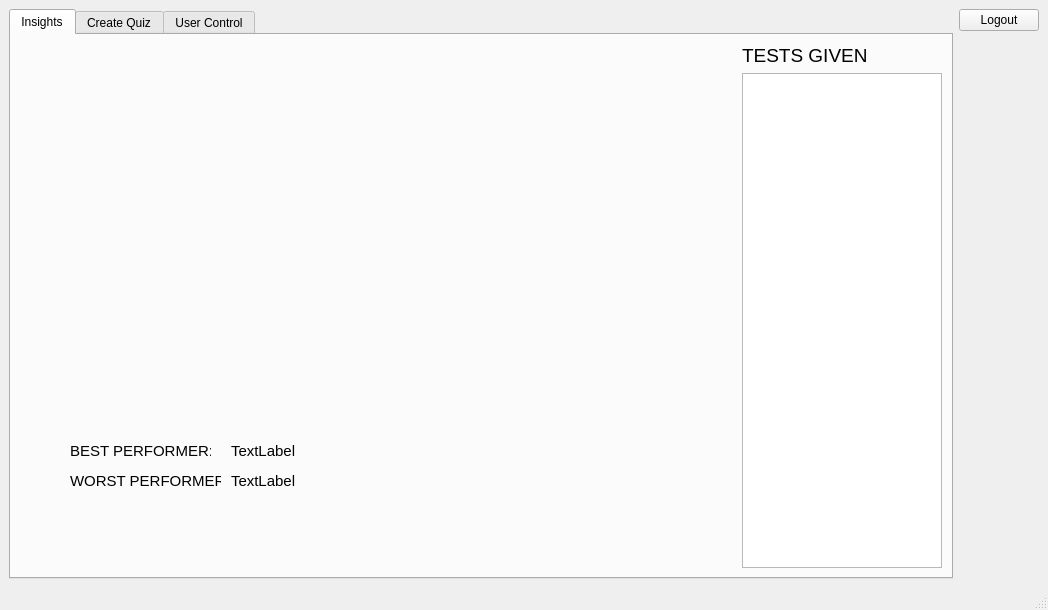
<?xml version="1.0" encoding="UTF-8"?>
<ui version="4.0">
 <class>MainWindow</class>
 <widget class="QMainWindow" name="MainWindow">
  <property name="geometry">
   <rect>
    <x>0</x>
    <y>0</y>
    <width>1048</width>
    <height>610</height>
   </rect>
  </property>
  <property name="windowTitle">
   <string>MainWindow</string>
  </property>
  <widget class="QWidget" name="centralwidget">
   <layout class="QGridLayout" name="gridLayout">
    <item row="0" column="0">
     <widget class="QTabWidget" name="tabWidget">
      <property name="sizePolicy">
       <sizepolicy hsizetype="Expanding" vsizetype="Expanding">
        <horstretch>0</horstretch>
        <verstretch>0</verstretch>
       </sizepolicy>
      </property>
      <property name="minimumSize">
       <size>
        <width>791</width>
        <height>551</height>
       </size>
      </property>
      <property name="currentIndex">
       <number>0</number>
      </property>
      <widget class="QWidget" name="tab">
       <attribute name="title">
        <string>Insights</string>
       </attribute>
       <layout class="QGridLayout" name="gridLayout_2">
        <item row="1" column="0">
         <widget class="QWidget" name="widget" native="true">
          <widget class="QLabel" name="label_11">
           <property name="geometry">
            <rect>
             <x>50</x>
             <y>370</y>
             <width>141</width>
             <height>16</height>
            </rect>
           </property>
           <property name="font">
            <font>
             <pointsize>11</pointsize>
            </font>
           </property>
           <property name="text">
            <string>BEST PERFORMER: </string>
           </property>
          </widget>
          <widget class="QLabel" name="label_12">
           <property name="geometry">
            <rect>
             <x>50</x>
             <y>400</y>
             <width>151</width>
             <height>16</height>
            </rect>
           </property>
           <property name="font">
            <font>
             <pointsize>11</pointsize>
            </font>
           </property>
           <property name="text">
            <string>WORST PERFORMER: </string>
           </property>
          </widget>
          <widget class="QLabel" name="label_13">
           <property name="geometry">
            <rect>
             <x>211</x>
             <y>370</y>
             <width>141</width>
             <height>16</height>
            </rect>
           </property>
           <property name="font">
            <font>
             <pointsize>11</pointsize>
            </font>
           </property>
           <property name="text">
            <string>TextLabel</string>
           </property>
          </widget>
          <widget class="QLabel" name="label_14">
           <property name="geometry">
            <rect>
             <x>211</x>
             <y>400</y>
             <width>141</width>
             <height>16</height>
            </rect>
           </property>
           <property name="font">
            <font>
             <pointsize>11</pointsize>
            </font>
           </property>
           <property name="text">
            <string>TextLabel</string>
           </property>
          </widget>
          <widget class="QWidget" name="widget_2" native="true">
           <property name="geometry">
            <rect>
             <x>30</x>
             <y>30</y>
             <width>641</width>
             <height>311</height>
            </rect>
           </property>
          </widget>
         </widget>
        </item>
        <item row="1" column="1">
         <widget class="QListWidget" name="listWidget">
          <property name="maximumSize">
           <size>
            <width>200</width>
            <height>16777215</height>
           </size>
          </property>
         </widget>
        </item>
        <item row="0" column="1">
         <widget class="QLabel" name="label_5">
          <property name="font">
           <font>
            <pointsize>14</pointsize>
            <weight>50</weight>
            <bold>false</bold>
           </font>
          </property>
          <property name="text">
           <string>TESTS GIVEN</string>
          </property>
         </widget>
        </item>
       </layout>
      </widget>
      <widget class="QWidget" name="tab_2">
       <attribute name="title">
        <string>Create Quiz</string>
       </attribute>
       <layout class="QVBoxLayout" name="verticalLayout_2">
        <item>
         <widget class="QFrame" name="frame_4">
          <property name="maximumSize">
           <size>
            <width>16777215</width>
            <height>62</height>
           </size>
          </property>
          <property name="frameShape">
           <enum>QFrame::StyledPanel</enum>
          </property>
          <property name="frameShadow">
           <enum>QFrame::Raised</enum>
          </property>
          <layout class="QHBoxLayout" name="horizontalLayout_4">
           <item>
            <widget class="QLabel" name="label_6">
             <property name="maximumSize">
              <size>
               <width>119</width>
               <height>23</height>
              </size>
             </property>
             <property name="font">
              <font>
               <pointsize>14</pointsize>
              </font>
             </property>
             <property name="text">
              <string>Subject:</string>
             </property>
            </widget>
           </item>
           <item>
            <widget class="QComboBox" name="sub">
             <property name="minimumSize">
              <size>
               <width>300</width>
               <height>0</height>
              </size>
             </property>
             <item>
              <property name="text">
               <string>English</string>
              </property>
             </item>
             <item>
              <property name="text">
               <string>Mathematics</string>
              </property>
             </item>
             <item>
              <property name="text">
               <string>Chemistry</string>
              </property>
             </item>
             <item>
              <property name="text">
               <string>Geography</string>
              </property>
             </item>
            </widget>
           </item>
           <item>
            <spacer name="horizontalSpacer_3">
             <property name="orientation">
              <enum>Qt::Horizontal</enum>
             </property>
             <property name="sizeHint" stdset="0">
              <size>
               <width>40</width>
               <height>20</height>
              </size>
             </property>
            </spacer>
           </item>
          </layout>
         </widget>
        </item>
        <item>
         <widget class="QFrame" name="frame">
          <property name="frameShape">
           <enum>QFrame::StyledPanel</enum>
          </property>
          <property name="frameShadow">
           <enum>QFrame::Raised</enum>
          </property>
          <layout class="QHBoxLayout" name="horizontalLayout">
           <item>
            <widget class="QLabel" name="label_10">
             <property name="maximumSize">
              <size>
               <width>119</width>
               <height>23</height>
              </size>
             </property>
             <property name="font">
              <font>
               <pointsize>14</pointsize>
              </font>
             </property>
             <property name="text">
              <string>Test name:</string>
             </property>
            </widget>
           </item>
           <item>
            <widget class="QLineEdit" name="tboy"/>
           </item>
           <item>
            <spacer name="horizontalSpacer">
             <property name="orientation">
              <enum>Qt::Horizontal</enum>
             </property>
             <property name="sizeHint" stdset="0">
              <size>
               <width>40</width>
               <height>20</height>
              </size>
             </property>
            </spacer>
           </item>
          </layout>
         </widget>
        </item>
        <item>
         <widget class="QFrame" name="frame_5">
          <property name="frameShape">
           <enum>QFrame::StyledPanel</enum>
          </property>
          <property name="frameShadow">
           <enum>QFrame::Raised</enum>
          </property>
          <layout class="QHBoxLayout" name="horizontalLayout_5">
           <item>
            <widget class="QLabel" name="label_7">
             <property name="maximumSize">
              <size>
               <width>184</width>
               <height>23</height>
              </size>
             </property>
             <property name="font">
              <font>
               <pointsize>14</pointsize>
              </font>
             </property>
             <property name="text">
              <string>Number of Questions:</string>
             </property>
            </widget>
           </item>
           <item>
            <widget class="QSpinBox" name="ques">
             <property name="font">
              <font>
               <pointsize>14</pointsize>
              </font>
             </property>
             <property name="minimum">
              <number>1</number>
             </property>
             <property name="maximum">
              <number>60</number>
             </property>
            </widget>
           </item>
           <item>
            <spacer name="horizontalSpacer_5">
             <property name="orientation">
              <enum>Qt::Horizontal</enum>
             </property>
             <property name="sizeHint" stdset="0">
              <size>
               <width>40</width>
               <height>20</height>
              </size>
             </property>
            </spacer>
           </item>
          </layout>
         </widget>
        </item>
        <item>
         <widget class="QFrame" name="frame_2">
          <property name="maximumSize">
           <size>
            <width>291</width>
            <height>49</height>
           </size>
          </property>
          <property name="frameShape">
           <enum>QFrame::StyledPanel</enum>
          </property>
          <property name="frameShadow">
           <enum>QFrame::Raised</enum>
          </property>
          <layout class="QHBoxLayout" name="horizontalLayout_2">
           <item>
            <widget class="QLabel" name="label_4">
             <property name="font">
              <font>
               <pointsize>14</pointsize>
              </font>
             </property>
             <property name="text">
              <string>Time Limit:</string>
             </property>
            </widget>
           </item>
           <item>
            <spacer name="horizontalSpacer_2">
             <property name="orientation">
              <enum>Qt::Horizontal</enum>
             </property>
             <property name="sizeHint" stdset="0">
              <size>
               <width>40</width>
               <height>20</height>
              </size>
             </property>
            </spacer>
           </item>
           <item>
            <widget class="QTimeEdit" name="tamt">
             <property name="font">
              <font>
               <pointsize>14</pointsize>
              </font>
             </property>
             <property name="minimumTime">
              <time>
               <hour>0</hour>
               <minute>0</minute>
               <second>1</second>
              </time>
             </property>
             <property name="currentSection">
              <enum>QDateTimeEdit::HourSection</enum>
             </property>
             <property name="displayFormat">
              <string>hh:mm:ss</string>
             </property>
            </widget>
           </item>
          </layout>
         </widget>
        </item>
        <item>
         <widget class="QCheckBox" name="shuffq">
          <property name="font">
           <font>
            <pointsize>14</pointsize>
           </font>
          </property>
          <property name="text">
           <string>Shuffle Questions</string>
          </property>
         </widget>
        </item>
        <item>
         <widget class="QCheckBox" name="shuffa">
          <property name="font">
           <font>
            <pointsize>14</pointsize>
           </font>
          </property>
          <property name="text">
           <string>Shuffle Answers</string>
          </property>
         </widget>
        </item>
        <item alignment="Qt::AlignRight">
         <widget class="QPushButton" name="startbtn">
          <property name="text">
           <string>GO</string>
          </property>
         </widget>
        </item>
       </layout>
      </widget>
      <widget class="QWidget" name="tab_3">
       <attribute name="title">
        <string>User Control</string>
       </attribute>
       <widget class="QComboBox" name="tab_combo">
        <property name="geometry">
         <rect>
          <x>410</x>
          <y>10</y>
          <width>69</width>
          <height>22</height>
         </rect>
        </property>
        <item>
         <property name="text">
          <string>Admins</string>
         </property>
        </item>
        <item>
         <property name="text">
          <string>Students</string>
         </property>
        </item>
       </widget>
       <widget class="QLabel" name="label_8">
        <property name="geometry">
         <rect>
          <x>250</x>
          <y>70</y>
          <width>81</width>
          <height>21</height>
         </rect>
        </property>
        <property name="text">
         <string>Email</string>
        </property>
       </widget>
       <widget class="QLineEdit" name="email_ent">
        <property name="geometry">
         <rect>
          <x>380</x>
          <y>70</y>
          <width>221</width>
          <height>25</height>
         </rect>
        </property>
       </widget>
       <widget class="QLineEdit" name="first_name">
        <property name="geometry">
         <rect>
          <x>380</x>
          <y>120</y>
          <width>221</width>
          <height>25</height>
         </rect>
        </property>
       </widget>
       <widget class="QLabel" name="label">
        <property name="geometry">
         <rect>
          <x>250</x>
          <y>120</y>
          <width>81</width>
          <height>21</height>
         </rect>
        </property>
        <property name="text">
         <string>First Name</string>
        </property>
       </widget>
       <widget class="QPushButton" name="edit_btn">
        <property name="geometry">
         <rect>
          <x>770</x>
          <y>310</y>
          <width>101</width>
          <height>31</height>
         </rect>
        </property>
        <property name="cursor">
         <cursorShape>PointingHandCursor</cursorShape>
        </property>
        <property name="styleSheet">
         <string notr="true">border-color: rgb(255, 255, 255);
border-style:outset;
border-width:2px;
border-radius:10px;
background-color: rgb(28, 113, 216);
color: white;
font: bold 14px;
padding:6px;
min-width:10px</string>
        </property>
        <property name="text">
         <string>Edit</string>
        </property>
       </widget>
       <widget class="QTableWidget" name="table_wid">
        <property name="geometry">
         <rect>
          <x>180</x>
          <y>220</y>
          <width>571</width>
          <height>271</height>
         </rect>
        </property>
        <property name="lineWidth">
         <number>1</number>
        </property>
        <property name="editTriggers">
         <set>QAbstractItemView::NoEditTriggers</set>
        </property>
        <property name="sortingEnabled">
         <bool>true</bool>
        </property>
        <attribute name="horizontalHeaderCascadingSectionResizes">
         <bool>false</bool>
        </attribute>
        <attribute name="horizontalHeaderDefaultSectionSize">
         <number>110</number>
        </attribute>
        <row>
         <property name="text">
          <string>1</string>
         </property>
        </row>
        <row>
         <property name="text">
          <string>2</string>
         </property>
        </row>
        <row>
         <property name="text">
          <string>3</string>
         </property>
        </row>
        <row>
         <property name="text">
          <string>4</string>
         </property>
        </row>
        <row>
         <property name="text">
          <string>5</string>
         </property>
        </row>
        <row>
         <property name="text">
          <string>6</string>
         </property>
        </row>
        <row>
         <property name="text">
          <string>7</string>
         </property>
        </row>
        <row>
         <property name="text">
          <string>8</string>
         </property>
        </row>
        <row>
         <property name="text">
          <string>9</string>
         </property>
        </row>
        <row>
         <property name="text">
          <string>10</string>
         </property>
        </row>
        <column>
         <property name="text">
          <string>Email</string>
         </property>
        </column>
        <column>
         <property name="text">
          <string>First Name</string>
         </property>
        </column>
        <column>
         <property name="text">
          <string>Last Name</string>
         </property>
        </column>
       </widget>
       <widget class="QPushButton" name="search_btn">
        <property name="geometry">
         <rect>
          <x>820</x>
          <y>120</y>
          <width>31</width>
          <height>21</height>
         </rect>
        </property>
        <property name="cursor">
         <cursorShape>PointingHandCursor</cursorShape>
        </property>
        <property name="styleSheet">
         <string notr="true">background-color: white;
color: rgb(255, 255, 255);</string>
        </property>
        <property name="text">
         <string/>
        </property>
        <property name="icon">
         <iconset>
          <normaloff>../../../Desktop/StudentManagementSystem/search_icon.jpeg</normaloff>../../../Desktop/StudentManagementSystem/search_icon.jpeg</iconset>
        </property>
       </widget>
       <widget class="QComboBox" name="search_combo">
        <property name="geometry">
         <rect>
          <x>700</x>
          <y>120</y>
          <width>101</width>
          <height>21</height>
         </rect>
        </property>
        <property name="cursor">
         <cursorShape>PointingHandCursor</cursorShape>
        </property>
        <property name="styleSheet">
         <string notr="true">QComboBox::item:selected {
background-color: rgb(153, 193, 241);
}
</string>
        </property>
        <item>
         <property name="text">
          <string>First Name</string>
         </property>
        </item>
        <item>
         <property name="text">
          <string>Last Name</string>
         </property>
        </item>
        <item>
         <property name="text">
          <string>Email</string>
         </property>
        </item>
       </widget>
       <widget class="QPushButton" name="reg_admin">
        <property name="geometry">
         <rect>
          <x>770</x>
          <y>360</y>
          <width>101</width>
          <height>31</height>
         </rect>
        </property>
        <property name="cursor">
         <cursorShape>PointingHandCursor</cursorShape>
        </property>
        <property name="styleSheet">
         <string notr="true">border-color: rgb(255, 255, 255);
border-style:outset;
border-width:2px;
border-radius:10px;
background-color: rgb(28, 113, 216);
color: white;
font: bold 14px;
padding:6px;
min-width:10px</string>
        </property>
        <property name="text">
         <string>+person</string>
        </property>
       </widget>
       <widget class="QLineEdit" name="last_name">
        <property name="geometry">
         <rect>
          <x>380</x>
          <y>160</y>
          <width>221</width>
          <height>25</height>
         </rect>
        </property>
       </widget>
       <widget class="QLabel" name="label_2">
        <property name="geometry">
         <rect>
          <x>250</x>
          <y>160</y>
          <width>81</width>
          <height>21</height>
         </rect>
        </property>
        <property name="text">
         <string>Last Name</string>
        </property>
       </widget>
       <widget class="QPushButton" name="delete_btn">
        <property name="geometry">
         <rect>
          <x>770</x>
          <y>260</y>
          <width>101</width>
          <height>31</height>
         </rect>
        </property>
        <property name="cursor">
         <cursorShape>PointingHandCursor</cursorShape>
        </property>
        <property name="styleSheet">
         <string notr="true">border-color: rgb(255, 255, 255);
border-style:outset;
border-width:2px;
border-radius:10px;
background-color: rgb(28, 113, 216);
color: white;
font: bold 14px;
padding:6px;
min-width:10px</string>
        </property>
        <property name="text">
         <string>Delete</string>
        </property>
        <property name="icon">
         <iconset>
          <normaloff>../../../../Desktop/StudentManagementSystem/113891770-trash-bin-basket-icon-symbol-delete-vector-illustration-isolated-on-white-eps-10.jpg</normaloff>../../../../Desktop/StudentManagementSystem/113891770-trash-bin-basket-icon-symbol-delete-vector-illustration-isolated-on-white-eps-10.jpg</iconset>
        </property>
       </widget>
       <widget class="QPushButton" name="printall_btn">
        <property name="geometry">
         <rect>
          <x>500</x>
          <y>10</y>
          <width>75</width>
          <height>23</height>
         </rect>
        </property>
        <property name="text">
         <string>Print all</string>
        </property>
       </widget>
       <widget class="QLabel" name="label_3">
        <property name="geometry">
         <rect>
          <x>300</x>
          <y>10</y>
          <width>91</width>
          <height>20</height>
         </rect>
        </property>
        <property name="text">
         <string>CURRENT TABLE:</string>
        </property>
       </widget>
       <widget class="QLabel" name="label_9">
        <property name="geometry">
         <rect>
          <x>630</x>
          <y>120</y>
          <width>61</width>
          <height>20</height>
         </rect>
        </property>
        <property name="text">
         <string>SEARCH BY:</string>
        </property>
       </widget>
      </widget>
     </widget>
    </item>
    <item row="0" column="1" alignment="Qt::AlignTop">
     <widget class="QPushButton" name="logout_btn">
      <property name="text">
       <string>Logout</string>
      </property>
     </widget>
    </item>
   </layout>
  </widget>
  <widget class="QMenuBar" name="menubar">
   <property name="geometry">
    <rect>
     <x>0</x>
     <y>0</y>
     <width>1048</width>
     <height>21</height>
    </rect>
   </property>
  </widget>
  <widget class="QStatusBar" name="statusbar"/>
  <action name="actionlogout">
   <property name="text">
    <string>logout</string>
   </property>
  </action>
 </widget>
 <resources/>
 <connections/>
</ui>
